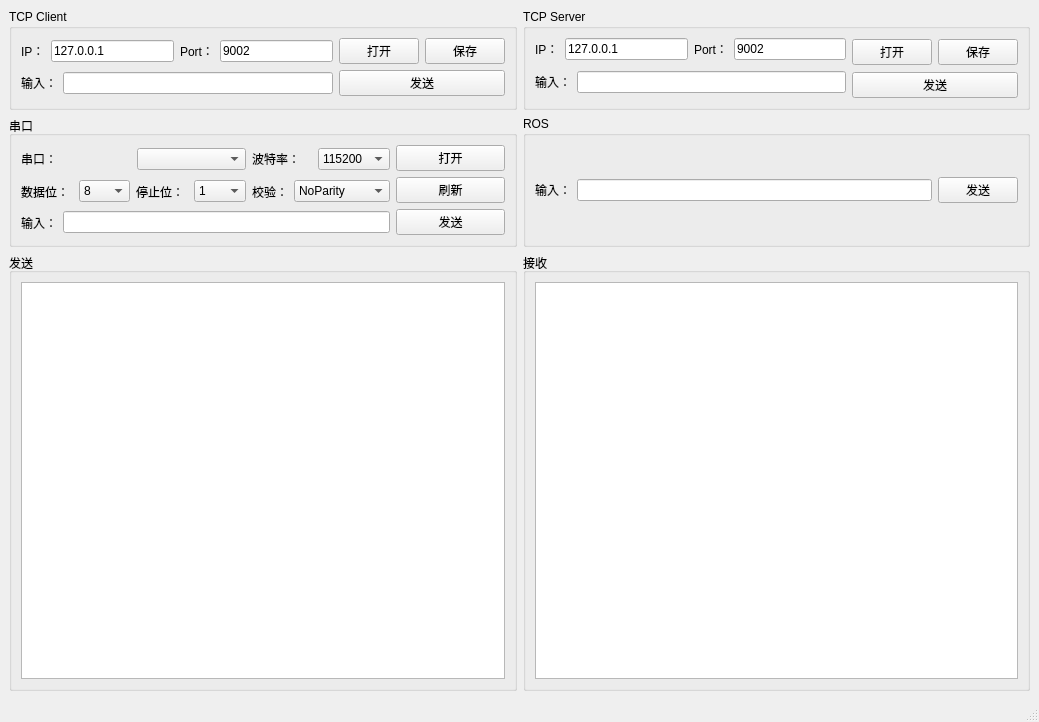
<?xml version="1.0" encoding="UTF-8"?>
<ui version="4.0">
 <class>MainWindow</class>
 <widget class="QMainWindow" name="MainWindow">
  <property name="geometry">
   <rect>
    <x>0</x>
    <y>0</y>
    <width>1039</width>
    <height>722</height>
   </rect>
  </property>
  <property name="windowTitle">
   <string>MainWindow</string>
  </property>
  <widget class="QWidget" name="centralwidget">
   <layout class="QGridLayout" name="gridLayout_5">
    <item row="0" column="0">
     <widget class="QGroupBox" name="groupBox_4">
      <property name="title">
       <string>TCP Client</string>
      </property>
      <layout class="QGridLayout" name="gridLayout">
       <item row="0" column="0">
        <layout class="QHBoxLayout" name="horizontalLayout_13">
         <item>
          <widget class="QLabel" name="label_11">
           <property name="text">
            <string>IP：</string>
           </property>
          </widget>
         </item>
         <item>
          <widget class="QLineEdit" name="lineEdit_tcpClient_ip">
           <property name="text">
            <string>127.0.0.1</string>
           </property>
          </widget>
         </item>
        </layout>
       </item>
       <item row="0" column="1">
        <layout class="QHBoxLayout" name="horizontalLayout_9">
         <item>
          <widget class="QLabel" name="label_7">
           <property name="text">
            <string>Port：</string>
           </property>
          </widget>
         </item>
         <item>
          <widget class="QLineEdit" name="lineEdit_tcpClient_port">
           <property name="text">
            <string>9002</string>
           </property>
          </widget>
         </item>
        </layout>
       </item>
       <item row="0" column="2">
        <widget class="QPushButton" name="pushButton_tcpClient_open">
         <property name="text">
          <string>打开</string>
         </property>
        </widget>
       </item>
       <item row="0" column="3">
        <widget class="QPushButton" name="pushButton_tcpClient_save">
         <property name="text">
          <string>保存</string>
         </property>
        </widget>
       </item>
       <item row="1" column="0" colspan="2">
        <layout class="QHBoxLayout" name="horizontalLayout_12">
         <item>
          <widget class="QLabel" name="label_10">
           <property name="text">
            <string>输入：</string>
           </property>
          </widget>
         </item>
         <item>
          <widget class="QLineEdit" name="lineEdit_tcpClient_input"/>
         </item>
        </layout>
       </item>
       <item row="1" column="2" colspan="2">
        <widget class="QPushButton" name="pushButton_tcpClient_send">
         <property name="text">
          <string>发送</string>
         </property>
        </widget>
       </item>
      </layout>
     </widget>
    </item>
    <item row="0" column="1">
     <widget class="QGroupBox" name="groupBox_5">
      <property name="title">
       <string>TCP Server</string>
      </property>
      <layout class="QGridLayout" name="gridLayout_4">
       <item row="0" column="0">
        <layout class="QHBoxLayout" name="horizontalLayout_14">
         <item>
          <widget class="QLabel" name="label_12">
           <property name="text">
            <string>IP：</string>
           </property>
          </widget>
         </item>
         <item>
          <widget class="QLineEdit" name="lineEdit_tcpServer_ip">
           <property name="text">
            <string>127.0.0.1</string>
           </property>
          </widget>
         </item>
        </layout>
       </item>
       <item row="0" column="1">
        <layout class="QHBoxLayout" name="horizontalLayout_11">
         <item>
          <widget class="QLabel" name="label_8">
           <property name="text">
            <string>Port：</string>
           </property>
          </widget>
         </item>
         <item>
          <widget class="QLineEdit" name="lineEdit_tcpServer_port">
           <property name="text">
            <string>9002</string>
           </property>
          </widget>
         </item>
        </layout>
       </item>
       <item row="0" column="2" rowspan="2">
        <layout class="QHBoxLayout" name="horizontalLayout_15">
         <item>
          <widget class="QPushButton" name="pushButton_tcpServer_open">
           <property name="text">
            <string>打开</string>
           </property>
          </widget>
         </item>
         <item>
          <widget class="QPushButton" name="pushButton_tcpServer_save">
           <property name="text">
            <string>保存</string>
           </property>
          </widget>
         </item>
        </layout>
       </item>
       <item row="1" column="0" rowspan="2" colspan="2">
        <layout class="QHBoxLayout" name="horizontalLayout_16">
         <item>
          <widget class="QLabel" name="label_13">
           <property name="text">
            <string>输入：</string>
           </property>
          </widget>
         </item>
         <item>
          <widget class="QLineEdit" name="lineEdit_tcpServer_input"/>
         </item>
        </layout>
       </item>
       <item row="2" column="2">
        <widget class="QPushButton" name="pushButton_tcpServer_send">
         <property name="text">
          <string>发送</string>
         </property>
        </widget>
       </item>
      </layout>
     </widget>
    </item>
    <item row="1" column="0">
     <widget class="QGroupBox" name="groupBox_3">
      <property name="title">
       <string>串口</string>
      </property>
      <layout class="QGridLayout" name="gridLayout_3">
       <item row="0" column="2">
        <layout class="QHBoxLayout" name="horizontalLayout_6">
         <item>
          <widget class="QLabel" name="label_5">
           <property name="text">
            <string>波特率：</string>
           </property>
          </widget>
         </item>
         <item>
          <widget class="QComboBox" name="comboBox_baudRate">
           <item>
            <property name="text">
             <string>115200</string>
            </property>
           </item>
          </widget>
         </item>
        </layout>
       </item>
       <item row="0" column="3" rowspan="3">
        <layout class="QVBoxLayout" name="verticalLayout">
         <item>
          <widget class="QPushButton" name="pushButton_serial_open">
           <property name="text">
            <string>打开</string>
           </property>
          </widget>
         </item>
         <item>
          <widget class="QPushButton" name="pushButton_serial_reload">
           <property name="text">
            <string>刷新</string>
           </property>
          </widget>
         </item>
         <item>
          <widget class="QPushButton" name="pushButton_serial_send">
           <property name="text">
            <string>发送</string>
           </property>
          </widget>
         </item>
        </layout>
       </item>
       <item row="1" column="0">
        <layout class="QHBoxLayout" name="horizontalLayout_5">
         <item>
          <widget class="QLabel" name="label_4">
           <property name="text">
            <string>数据位：</string>
           </property>
          </widget>
         </item>
         <item>
          <widget class="QComboBox" name="comboBox_dataBit">
           <item>
            <property name="text">
             <string>8</string>
            </property>
           </item>
           <item>
            <property name="text">
             <string>5</string>
            </property>
           </item>
           <item>
            <property name="text">
             <string>6</string>
            </property>
           </item>
           <item>
            <property name="text">
             <string>7</string>
            </property>
           </item>
           <item>
            <property name="text">
             <string>-1</string>
            </property>
           </item>
          </widget>
         </item>
        </layout>
       </item>
       <item row="1" column="1">
        <layout class="QHBoxLayout" name="horizontalLayout_4">
         <item>
          <widget class="QLabel" name="label_3">
           <property name="text">
            <string>停止位：</string>
           </property>
          </widget>
         </item>
         <item>
          <widget class="QComboBox" name="comboBox_stopBit">
           <item>
            <property name="text">
             <string>1</string>
            </property>
           </item>
           <item>
            <property name="text">
             <string>2</string>
            </property>
           </item>
           <item>
            <property name="text">
             <string>3</string>
            </property>
           </item>
           <item>
            <property name="text">
             <string>-1</string>
            </property>
           </item>
          </widget>
         </item>
        </layout>
       </item>
       <item row="2" column="0" colspan="3">
        <layout class="QHBoxLayout" name="horizontalLayout_7">
         <item>
          <widget class="QLabel" name="label_6">
           <property name="text">
            <string>输入：</string>
           </property>
          </widget>
         </item>
         <item>
          <widget class="QLineEdit" name="lineEdit_serial_input"/>
         </item>
        </layout>
       </item>
       <item row="0" column="0" colspan="2">
        <layout class="QHBoxLayout" name="horizontalLayout_2">
         <item>
          <widget class="QLabel" name="label">
           <property name="text">
            <string>串口：</string>
           </property>
          </widget>
         </item>
         <item>
          <widget class="QComboBox" name="comboBox_serialName"/>
         </item>
        </layout>
       </item>
       <item row="1" column="2">
        <layout class="QHBoxLayout" name="horizontalLayout_3">
         <item>
          <widget class="QLabel" name="label_2">
           <property name="text">
            <string>校验：</string>
           </property>
          </widget>
         </item>
         <item>
          <widget class="QComboBox" name="comboBox_checkBit">
           <item>
            <property name="text">
             <string>NoParity</string>
            </property>
           </item>
           <item>
            <property name="text">
             <string>EvenParity</string>
            </property>
           </item>
           <item>
            <property name="text">
             <string>OddParity</string>
            </property>
           </item>
           <item>
            <property name="text">
             <string>SpaceParity</string>
            </property>
           </item>
           <item>
            <property name="text">
             <string>MarkParity</string>
            </property>
           </item>
           <item>
            <property name="text">
             <string>Unknown</string>
            </property>
           </item>
          </widget>
         </item>
        </layout>
       </item>
      </layout>
     </widget>
    </item>
    <item row="1" column="1">
     <widget class="QGroupBox" name="groupBox_6">
      <property name="title">
       <string>ROS</string>
      </property>
      <layout class="QGridLayout" name="gridLayout_8">
       <item row="0" column="0">
        <layout class="QGridLayout" name="gridLayout_6">
         <item row="0" column="0">
          <layout class="QGridLayout" name="gridLayout_7">
           <item row="0" column="0">
            <widget class="QLabel" name="label_15">
             <property name="text">
              <string>输入：</string>
             </property>
            </widget>
           </item>
           <item row="0" column="1">
            <widget class="QLineEdit" name="lineEdit_ros_input"/>
           </item>
          </layout>
         </item>
         <item row="0" column="1">
          <widget class="QPushButton" name="pushButton_ros_send">
           <property name="text">
            <string>发送</string>
           </property>
          </widget>
         </item>
        </layout>
       </item>
      </layout>
     </widget>
    </item>
    <item row="2" column="0" colspan="2">
     <layout class="QHBoxLayout" name="horizontalLayout">
      <item>
       <widget class="QGroupBox" name="groupBox_2">
        <property name="title">
         <string>发送</string>
        </property>
        <layout class="QGridLayout" name="gridLayout_2">
         <item row="0" column="0">
          <widget class="QTextEdit" name="textEdit_send"/>
         </item>
        </layout>
       </widget>
      </item>
      <item>
       <widget class="QGroupBox" name="groupBox">
        <property name="title">
         <string>接收</string>
        </property>
        <layout class="QHBoxLayout" name="horizontalLayout_8">
         <item>
          <widget class="QTextEdit" name="textEdit_sub"/>
         </item>
        </layout>
       </widget>
      </item>
     </layout>
    </item>
   </layout>
  </widget>
  <widget class="QMenuBar" name="menubar">
   <property name="geometry">
    <rect>
     <x>0</x>
     <y>0</y>
     <width>1039</width>
     <height>27</height>
    </rect>
   </property>
  </widget>
  <widget class="QStatusBar" name="statusbar"/>
 </widget>
 <resources/>
 <connections/>
</ui>
